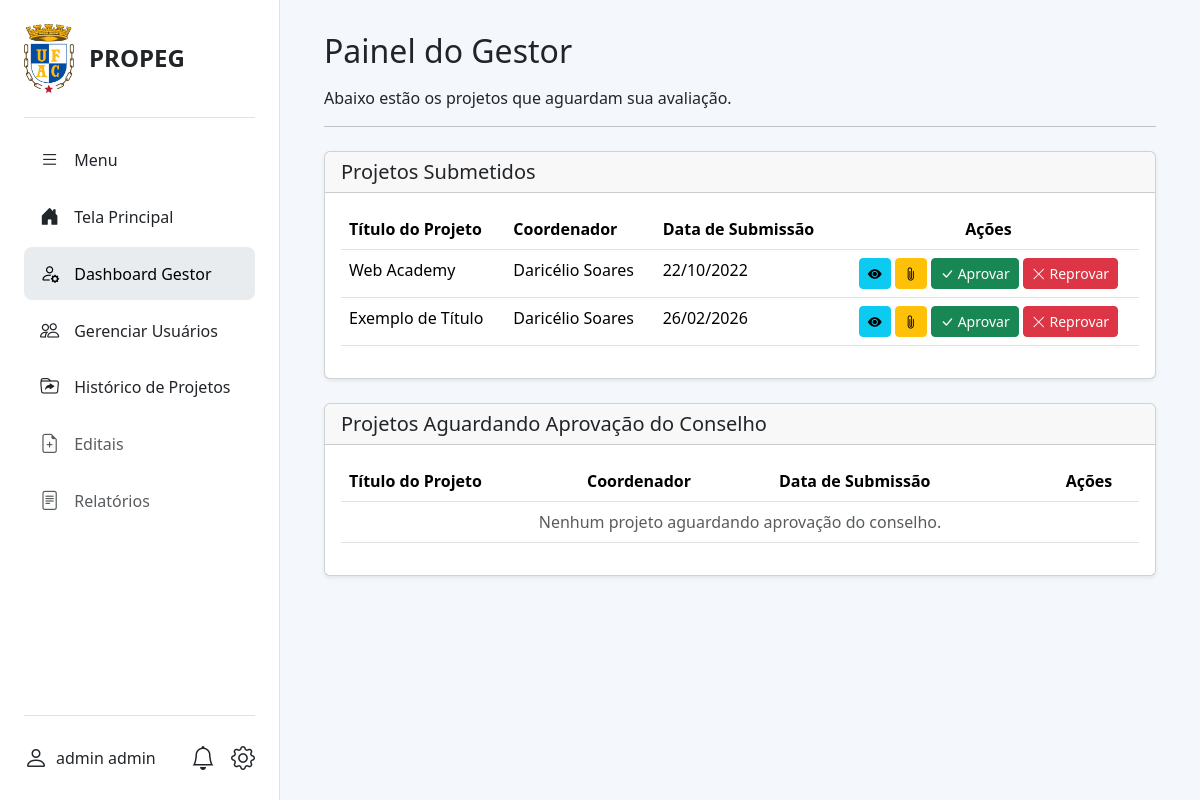
/gestor/dashboard/ (signed in), run on an earlier commit of the app's database.
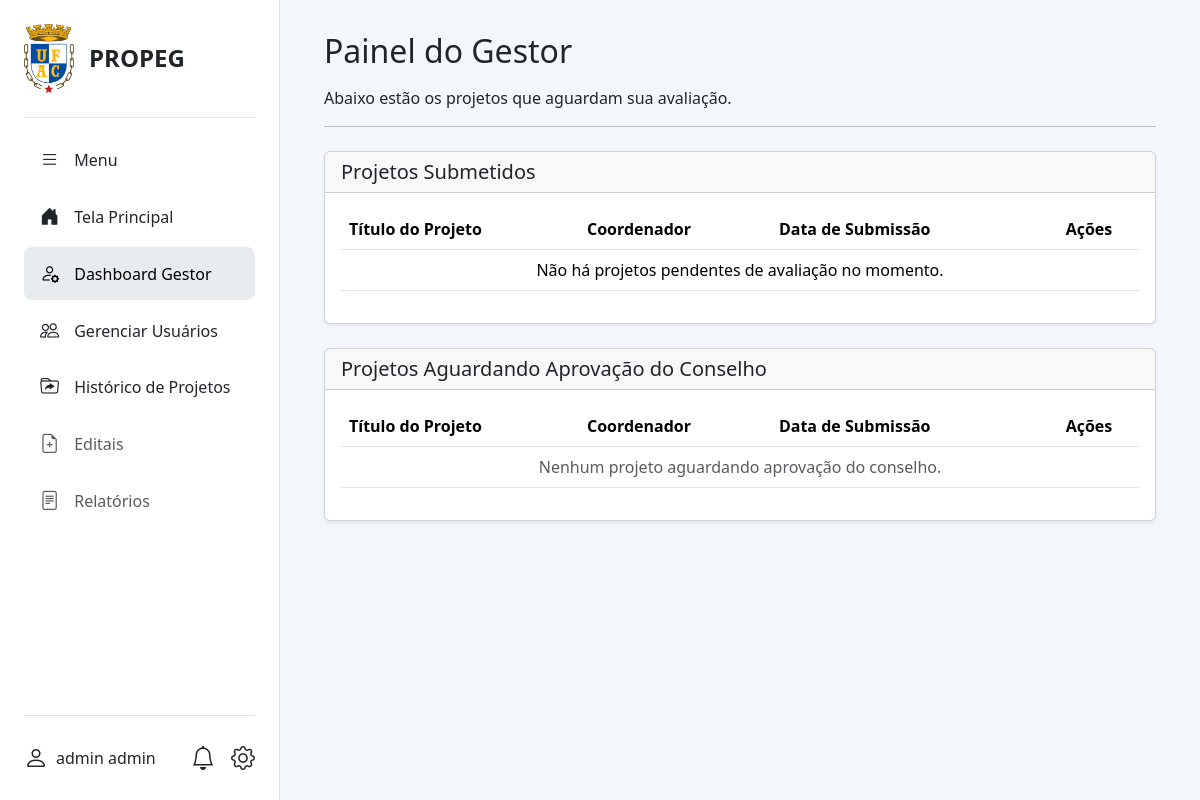
And on a later commit of the database.
### projetos_institucionais/models.py (models this page shows, shortened)
class Projeto(models.Model):
    STATUS_CHOICES = [
        ('rascunho', 'Rascunho'),
        ('submetido', 'Submetido'),
        ('aguardando_conselho', 'Aguardando aprovação do conselho'),
        ('aprovado', 'Aprovado'),
        ('reprovado', 'Reprovado'),
        ('em_andamento', 'Em andamento'),
        ('encerrado', 'Encerrado'),
    ]
    titulo = models.CharField(max_length=255, blank=True, null=True)
    descricao = models.TextField(verbose_name="Descrição", blank=True, null=True)
    resumo = models.TextField(blank=True, null=True)
    introducao = models.TextField(verbose_name="Introdução", blank=True, null=True)
    objetivos = models.TextField(blank=True, null=True)
    metodologia = models.TextField(blank=True, null=True)
    resultados = models.TextField(blank=True, null=True)
    referencias = models.TextField(blank=True, null=True)
    data_inicio = models.DateField(verbose_name="Data de Início", blank=True, null=True)
    data_fim = models.DateField(verbose_name="Data de Fim", blank=True, null=True)
    status = models.CharField(max_length=30, choices=STATUS_CHOICES, default='rascunho')
    valor_fomento = models.DecimalField(max_digits=10, decimal_places=2, null=True, blank=True)
    etica_obrigatoria = models.BooleanField(default=False, verbose_name="Envolve Aspectos Éticos?", blank=True, null=True)
    eh_docente = models.BooleanField(default=False, verbose_name="É docente?", blank=True, null=True)
    eh_pesquisador = models.BooleanField(default=False, verbose_name="É pesquisador?", blank=True, null=True)
    eh_pesquisador_visitante = models.BooleanField(default=False, verbose_name="É pesquisador visitante?", blank=True, null=True)
    coordenador = models.ForeignKey(
        settings.AUTH_USER_MODEL,
        on_delete=models.PROTECT,
        related_name='projetos_coordenados'
    )
    curso = models.ForeignKey(
        CursoGraduacao,
        on_delete=models.SET_NULL,
        null=True,
        blank=True,
        verbose_name="Curso de Graduação"
    )
    centro_lotacao = models.ForeignKey(
        CentroLotacao,
        on_delete=models.PROTECT,
        verbose_name="Centro de Lotação",
        null=True,
    )
    agencia_financiadora = models.ForeignKey(
        AgenciaFinanciadora,
        on_delete=models.SET_NULL,
        null=True,
        blank=True,
        verbose_name="Agência Financiadora"
    )
    tipo_etica = models.ForeignKey(
        TipoEtico,
        on_delete=models.SET_NULL,
        null=True,
        blank=True,
        verbose_name="Tipo Ético"
    )
    ods = models.ManyToManyField(ODS, blank=True)
    grupos_pesquisa = models.ManyToManyField(
        GrupoPesquisa,
        blank=True,
        verbose_name="Grupos de Pesquisa"
    )
    alunos = models.ManyToManyField(
        settings.AUTH_USER_MODEL,
        through='EquipeProjeto',
        related_name='projetos_participados',
        blank=True
    )
    participa_pos_graduacao = models.BooleanField(default=False, blank=True, null=True, verbose_name="Participa de Programa de Pós-Graduação?")
    programa_pos = models.ForeignKey(
        'ProgramaPos',
        on_delete=models.SET_NULL,
        null=True,
        blank=True,
        verbose_name="Programa de Pós-Graduação"
    )
    palavras_chave = models.CharField(max_length=255, blank=True, null=True, help_text="Separe por vírgulas. Ex.: Tecnologia, Educação, Web")
    parcerias = models.TextField(blank=True, null=True)
    imagem_capa = models.ImageField(
        upload_to='projetos_capas/',
        null=True,
        blank=True,
        verbose_name="Imagem de Capa",
    )
    class Meta:
        ordering = ['-data_inicio']
        verbose_name = "Projeto"
        verbose_name_plural = "Projetos"

class Usuario(AbstractUser):
    PERFIL_CHOICES = (
        ('coordenador', 'Coordenador'),
        ('aluno', 'Aluno'),
        ('gestor', 'Gestor'),
    )
    STATUS_CHOICES = (
        ('pendente', 'Pendente'),
        ('ativo', 'Ativo'),
        ('inativo', 'Inativo'),
    )
    status = models.CharField(
        max_length=20,
        choices=STATUS_CHOICES,
        default='pendente',
        verbose_name='Status',
    )
    USERNAME_FIELD = 'cpf'
    REQUIRED_FIELDS = ['username', 'first_name', 'last_name', 'email']
    cpf = models.CharField(max_length=14, unique=True, verbose_name="CPF")
    email = models.EmailField(unique=True)
    telefone = models.CharField(max_length=20, blank=True, null=True)
    perfil = models.CharField(max_length=20, choices=PERFIL_CHOICES)
    regime_trabalho = models.CharField(max_length=3, blank=True, null=True, verbose_name="Regime de Trabalho")
    is_active = models.BooleanField(default=False, verbose_name="Ativo", help_text="Marque esta opção para ativar a conta do usuário.")
    curso = models.ForeignKey(
        'CursoGraduacao',
        on_delete=models.SET_NULL,
        null=True,
        blank=True,
        verbose_name="Curso de Graduação",
    )
    endereco = models.OneToOneField(
        'Endereco',
        on_delete=models.SET_NULL,
        null=True,
        blank=True
    )
    titulacao = models.ForeignKey(
        'Titulacao',
        on_delete=models.SET_NULL,
        null=True,
        blank=True,
        verbose_name="Titulação"
    )
    centro_lotacao = models.ForeignKey(
        'CentroLotacao',
        on_delete=models.SET_NULL,
        null=True,
        blank=True,
        verbose_name="Centro de Lotação"
    )
    objects = UsuarioManager()

### projetos_institucionais/views.py (the view)
# urls.py: path('gestor/dashboard/', views.gestor_dashboard, name='gestor_dashboard'),
@gestor_required
def gestor_dashboard(request):
    projetos_pendentes = Projeto.objects.filter(status='submetido').order_by('data_inicio')
    projetos_aguardando_conselho = Projeto.objects.filter(status='aguardando_conselho').order_by('data_inicio')
    contexto = {
        'projetos_pendentes': projetos_pendentes,
        'projetos_aguardando_conselho': projetos_aguardando_conselho,
    }
    return render(request, 'projetos_institucionais/gestordashboard.html', contexto)

### projetos_institucionais/context_processors.py (called while the page is built)
def unread_notifications_context(request):
    if request.user.is_authenticated:
        unread_count = Notificacao.objects.filter(destinatario=request.user, lida=False).count()
        return {'unread_notifications_count': unread_count}
    return {}

### templates/projetos_institucionais/gestordashboard.html (shortened to what the changed rows need)
{% extends "base2.html" %}
{% block content %}
<div class="container-fluid">
    <div class="d-flex justify-content-between align-items-center mb-3">
        <h2 class="mb-0">Painel do Gestor</h2>
    </div>
    <div class="card shadow-sm mt-4">
        <div class="card-body">
            <div class="table-responsive">
                <table class="table table-hover">
                    <thead>
                        <tr>
                            <th>Título do Projeto</th>
                            <th>Coordenador</th>
                            <th>Data de Submissão</th>
                            <th class="text-center">Ações</th>
                        </tr>
                    </thead>
                    <tbody>
                        {% for projeto in projetos_pendentes %}
                        <tr>
                            <td>{{ projeto.titulo }}</td>
                            <td>{{ projeto.coordenador.get_full_name }}</td>
                            <td>{{ projeto.data_inicio|date:"d/m/Y" }}</td>
                            <td class="text-center">
                                <a href="{% url 'projeto_detalhe' pk=projeto.pk %}" class="btn btn-sm btn-info"
                                    title="Ver Detalhes">
                                    <i class="bi bi-eye-fill"></i>
                                </a>
                                <a href="{% url 'anexar_comprovante' pk=projeto.pk %}" class="btn btn-sm btn-warning"
                                    title="Anexar Comprovante">
                                    <i class="bi bi-paperclip"></i>
                                </a>
                                <a href="{% url 'aprovar_projeto' pk=projeto.pk %}"
                                    class="btn btn-sm btn-success btn-confirm-action" data-bs-toggle="modal"
                                    data-bs-target="#confirmationModal" data-action-title="Aprovar Projeto"
                                    data-projeto-titulo="{{ projeto.titulo }}">
                                    <i class="bi bi-check-lg"></i> Aprovar
                                </a>
                                <a href="{% url 'reprovar_projeto' pk=projeto.pk %}"
                                    class="btn btn-sm btn-danger btn-confirm-action" data-bs-toggle="modal"
                                    data-bs-target="#confirmationModal" data-action-title="Reprovar Projeto"
                                    data-projeto-titulo="{{ projeto.titulo }}">
                                    <i class="bi bi-x-lg"></i> Reprovar
                                </a>
                            </td>
                        </tr>
                        {% empty %}
                        <tr>
                            <td colspan="4" class="text-center">Não há projetos pendentes de avaliação no momento.</td>
                        </tr>
                        {% endfor %}
                    </tbody>
                </table>
            </div>
        </div>
    </div>
    <div class="card shadow-sm mt-4">
        <div class="card-body">
            <div class="table-responsive">
                <table class="table table-hover">
                    <thead>
                        <tr>
                            <th>Título do Projeto</th>
                            <th>Coordenador</th>
                            <th>Data de Submissão</th>
                            <th class="text-center">Ações</th>
                        </tr>
                    </thead>
                </table>
            </div>
        </div>
    </div>
</div>
{% endblock %}

What changed in the data, as far as the page shows it:
removed Projeto: titulo "Web Academy", coordenador.get_full_name "Daricélio Soares", data_inicio "22/10/2022"
removed Projeto: titulo "Exemplo de Título", coordenador.get_full_name "Daricélio Soares", data_inicio "26/02/2026"
Also different on the page:
text now shown: "Não há projetos pendentes de avaliação no momento."
